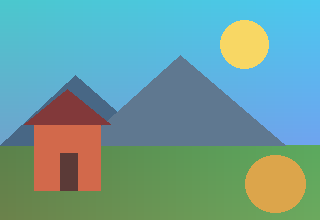
#> input picture week11-lab/week11_compression_image.png, 320 x 220 px
$ jupyter execute --allow-errors Week11_Clustering_Image_Compression_Anomaly_Detection_Practical.ipynb
#> lines starting #> are read from the running program, lines starting #| are printed output that depends on the picture; long printed decimals are rounded
# Week 11 — Practical Lab: Clustering and Anomaly Detection

### Learning outcomes
By the end, you should be able to (1) explain the K-means assignment and centroid-update steps, (2) measure distortion and assess initialization, (3) compress images using color quantization, (4) choose K based on downstream quality and size, (5) fit an independent-feature Gaussian anomaly detector, (6) choose a threshold without using the test labels, and (7) diagnose false alarms and missed anomalies.

### Student instructions
Run the notebook from top to bottom. **Complete every numbered TODO** and write short interpretations where requested. A TODO cell may contain a working baseline; your task is to extend or replace the indicated part. Do not use test labels for model or threshold selection. Random seeds are fixed for reproducibility.

**Files:** `week11_compression_image.png`, `week11_anomaly_train.csv`, `week11_anomaly_validation.csv`, `week11_anomaly_test.csv`. Put them in the same folder as this notebook. The notebook also provides a fallback image if the PNG is missing.

**Dependencies:** `numpy`, `pandas`, `matplotlib`, `scikit-learn`, `Pillow` (no TensorFlow required: these classical ML algorithms are implemented with NumPy/scikit-learn).

[cell 1]
# Setup — run this cell first
from pathlib import Path
import numpy as np
import pandas as pd
import matplotlib.pyplot as plt
from PIL import Image, ImageDraw
from sklearn.cluster import KMeans
from sklearn.metrics import precision_score, recall_score, f1_score, confusion_matrix, ConfusionMatrixDisplay
from sklearn.preprocessing import StandardScaler

SEED = 2026
rng = np.random.default_rng(SEED)
DATA_DIR = Path('.')
plt.rcParams['figure.figsize'] = (8, 4.5)
print('Ready. NumPy:', np.__version__)

---
# Part A — K-means clustering for image compression

An RGB image has shape `(height, width, 3)`. Each pixel is a three-dimensional vector `[R,G,B]`. K-means finds **K representative colors**; each original pixel is replaced by its nearest representative. The output is a *lossy* approximation, not a pixel-perfect reconstruction.

K-means minimizes the within-cluster sum of squared distances:

$$J = \frac{1}{m}\sum_{i=1}^{m}\left\|x^{(i)}-\mu_{c^{(i)}}\right\|_2^2,$$

where $m$ is the number of pixels, $c^{(i)}\in\{1,\dots,K\}$ is the cluster assignment for pixel $i$, and $\mu_k\in\mathbb{R}^3$ is centroid $k$.

[cell 2]
# Load the supplied image; fallback is generated locally if the PNG is missing.
image_path = DATA_DIR / 'week11_compression_image.png'
if image_path.exists():
    image = np.asarray(Image.open(image_path).convert('RGB'))
#> image is the input picture: shape (220, 320, 3); mean R, G, B 108.6, 157.7, 152.8
else:
    yy, xx = np.mgrid[:180, :260]
    image = np.stack([70+140*xx/260, 60+130*yy/180, 160+60*np.sin(xx/25)], axis=-1)
    image = np.uint8(np.clip(image, 0, 255))
print('Image shape:', image.shape)
#| Image shape: (220, 320, 3)
plt.imshow(image); plt.title('Original RGB image'); plt.axis('off'); plt.show()

### TODO 1 — Inspect image features
1. Print the image's height, width, channel count, and total number of pixels.
2. Reshape it to an array of shape `(m, 3)` and convert values to floating-point in `[0,1]`.
3. Print the first five RGB vectors and explain why pixels are *unlabeled* examples in this task.
4. Verify with an `assert` that the number of rows equals `height × width`.

[cell 3]
# TODO 1: replace/extend the starter code
height, width, channels = image.shape
pixels = image.reshape(-1, 3).astype(np.float64) / 255.0
print('Dimensions:', height, width, channels, '| Pixel count:', len(pixels))
#| Dimensions: 220 320 3 | Pixel count: 70400
print('First five RGB vectors:', pixels[:5])
#| First five RGB vectors: [[0.2941 0.7843 0.8039]
#|  [0.2941 0.7843 0.8039]
#|  [0.2941 0.7843 0.8039]
#|  [0.2941 0.7843 0.8039]
#|  [0.2941 0.7843 0.8039]]
assert pixels.shape == (height * width, 3)
# TODO: write a brief explanation in the Markdown cell below.

**TODO 1 explanation:** _Write your answer here._

### TODO 2 — Implement the K-means assignment step
1. Implement `assign_clusters(X, centroids)` using **squared Euclidean distance**.
2. Return a vector of length `m` with integer cluster indices `0` through `K−1`.
3. Do not use `sklearn` inside your implementation.
4. Verify the supplied two-point sanity check and explain why taking the square root is unnecessary.

[cell 4]
def assign_clusters(X, centroids):
    # TODO 2: calculate squared distances of shape (n_samples, K).
    # Hint: broadcasting: X[:, None, :] - centroids[None, :, :]
    squared_distances = np.sum((X[:, None, :] - centroids[None, :, :])**2, axis=2)
    return np.argmin(squared_distances, axis=1)

sample_X = np.array([[0., 0.], [9., 9.]])
sample_centroids = np.array([[1., 1.], [8., 8.]])
assert np.array_equal(assign_clusters(sample_X, sample_centroids), [0, 1])
print('Assignment check passed.')

### TODO 3 — Implement the centroid-update step
1. For each cluster, compute the arithmetic mean of the points assigned to it.
2. Handle an **empty cluster** explicitly: retain its previous centroid (or explain and implement another defensible strategy).
3. Check that the output has shape `(K, n_features)`.
4. Explain why moving a centroid to its assigned points' mean does not increase the squared-distance objective when assignments are fixed.

[cell 5]
def update_centroids(X, labels, old_centroids):
    # TODO 3: implement the update loop, including empty-cluster handling.
    new_centroids = old_centroids.copy()
    for k in range(len(old_centroids)):
        members = X[labels == k]
        if len(members) > 0:
            new_centroids[k] = members.mean(axis=0)
    return new_centroids

assert np.allclose(update_centroids(sample_X, np.array([0, 1]), sample_centroids), sample_X)
print('Centroid update check passed.')

### TODO 4 — Build one complete K-means run
1. Initialize K **distinct training examples** as centroids (sample without replacement).
2. Alternate assignment and centroid updates until labels stop changing or `max_iter` is reached.
3. Record the distortion after each full iteration, using the updated centroids and their nearest assignments.
4. Plot the objective across iterations and explain whether it is non-increasing (allowing small floating-point differences).
5. Try `K=6` on a random subset of 4,000 pixels for speed.

[cell 6]
def distortion(X, centroids):
    labels = assign_clusters(X, centroids)
    return np.mean(np.sum((X - centroids[labels])**2, axis=1))

def kmeans_from_scratch(X, K, seed=0, max_iter=30):
    # TODO 4: inspect and annotate the initialization/iteration/convergence logic.
#> called with X = array of shape (4000, 3), K = 6, seed = 2026, max_iter = 30
    local_rng = np.random.default_rng(seed)
    centroids = X[local_rng.choice(len(X), K, replace=False)].copy()
#> centroids = [[0.404, 0.675, 0.922], [0.357, 0.227, 0.216], [0.361, 0.714, 0.871], [0.388, 0.686, 0.812], [0.416, 0.596, 0.337], [0.341, 0.733, 0.824]]
    history = [distortion(X, centroids)]
#> in distortion, `labels = assign_clusters(X, centroids)`: labels = 4000 values, max 5 at index 2, min 0 at index 3, mean 3.43
#> history = [0.0414]
    previous_labels = None
    for iteration in range(max_iter):
        labels = assign_clusters(X, centroids)
        centroids = update_centroids(X, labels, centroids)
        history.append(distortion(X, centroids))
        if previous_labels is not None and np.array_equal(labels, previous_labels):
            break
        previous_labels = labels.copy()
#> after the loop, centroids = [[0.387, 0.688, 0.92], [0.464, 0.225, 0.224], [0.317, 0.759, 0.905], [0.373, 0.703, 0.83], [0.487, 0.548, 0.394], [0.322, 0.754, 0.84]]; history = [0.0414, 0.0349, 0.0349, 0.0348, 0.0348, 0.0348, 0.0348, 0.0348, 0.0348, 0.0348, 0.0348]
    return centroids, np.array(history)

subset = pixels[rng.choice(len(pixels), 4000, replace=False)]
centers_scratch, objective_history = kmeans_from_scratch(subset, K=6, seed=SEED)
#> centers_scratch has the same summary as centroids in kmeans_from_scratch; objective_history has the same summary as history in kmeans_from_scratch
plt.plot(np.arange(len(objective_history)), objective_history, marker='o')
plt.xlabel('Iteration'); plt.ylabel('Mean squared color distortion'); plt.title('K-means objective'); plt.show()
#> after `plt.xlabel('Iteration')`:
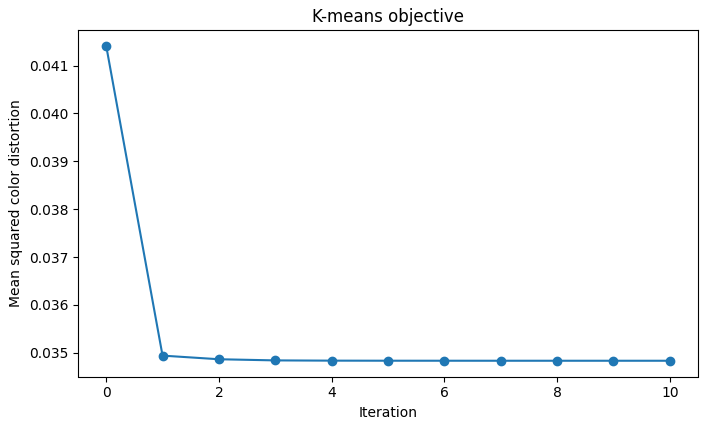
#> figure drawn by matplotlib, 1 panel; curve peaks at x = 0, y = 0.0414
print('Initial / final distortion:', objective_history[0], objective_history[-1])
#| Initial / final distortion: 0.04142 0.03483

### TODO 5 — Compare random initializations
1. Run your implementation with **at least 10 different seeds** using the same `K=6` and pixel subset.
2. Record each run's final distortion, then report the minimum, median, and maximum.
3. Plot final distortion against seed.
4. Explain why selecting the run with the **lowest distortion** is preferable to running K-means once, and distinguish *number of restarts* from *number of clusters*.

[cell 7]
# TODO 5: change range(10) to a larger set if desired.
seeds = range(10)
final_costs = []
for seed in seeds:
    _, hist = kmeans_from_scratch(subset, K=6, seed=seed)
    final_costs.append(hist[-1])
#> this loop made 10 passes
#> after the loop, final_costs = [0.00638, 0.0101, 0.0348, 0.0067, 0.024, 0.0067, 0.00661, 0.00616, 0.0388, 0.0101]
plt.plot(list(seeds), final_costs, 'o-'); plt.xlabel('Random seed'); plt.ylabel('Final distortion'); plt.show()
#> after `plt.plot(list(seeds), final_costs, 'o-')`:
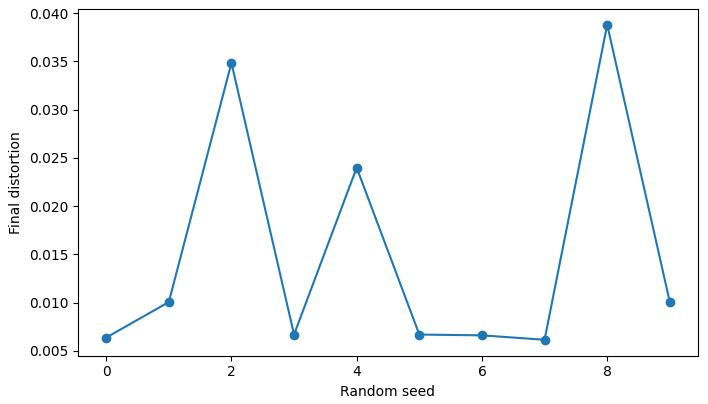
#> figure drawn by matplotlib, 1 panel; curve peaks at x = 8, y = 0.0388
print('Min / median / max:', np.min(final_costs), np.median(final_costs), np.max(final_costs))
#| Min / median / max: 0.006159 0.008382 0.03879

### TODO 6 — Compress the image with scikit-learn
1. Fit `KMeans(n_clusters=K, random_state=SEED, n_init=10)` to RGB pixel vectors, for `K=8`.
2. Replace each pixel with the RGB centroid corresponding to its cluster label.
3. Reshape the compressed pixels back to `(height, width, 3)` and display original and compressed images side by side.
4. Report mean squared error (MSE) between original and reconstructed RGB arrays.
5. Explain why the compressed image has no more than K unique RGB colors.

[cell 8]
# TODO 6: experiment with K and inspect the quantized image.
def compress_image(rgb_pixels, image_shape, K, seed=SEED):
#> called with rgb_pixels = array of shape (70400, 3), image_shape = (220, 320, 3), K = 8, seed = 2026
    model = KMeans(n_clusters=K, random_state=seed, n_init=10)
    labels = model.fit_predict(rgb_pixels)
    reconstructed = model.cluster_centers_[labels].reshape(image_shape)
    return np.clip(reconstructed, 0, 1), model

compressed8, model8 = compress_image(pixels, image.shape, K=8)
fig, axes = plt.subplots(1, 2, figsize=(11, 4))
axes[0].imshow(image); axes[0].set_title('Original')
axes[1].imshow(compressed8); axes[1].set_title('K-means: K=8')
for ax in axes: ax.axis('off')
plt.show()
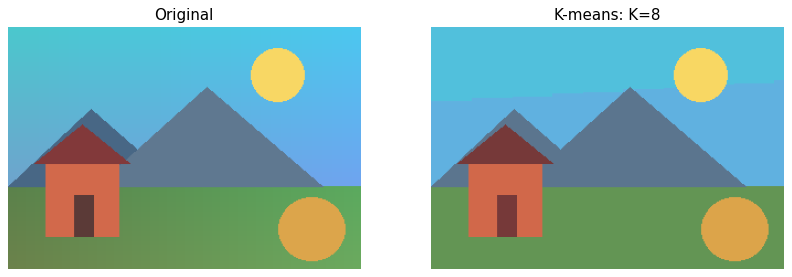
#> figure drawn by matplotlib, 2 panels
print('RGB MSE:', np.mean((pixels - compressed8.reshape(-1, 3))**2))
#| RGB MSE: 0.0007496

### TODO 7 — Choose K: elbow method and downstream quality
1. Evaluate at least `K ∈ {2, 4, 8, 16, 32}` using a **fixed pixel subset** for efficient model fitting.
2. Plot training distortion against K (elbow curve).
3. Reconstruct the **full image** with each fitted model and show the results in a row.
4. Compute reconstruction MSE for the full image.
5. Select a K that balances visual quality and the number of colors; explain why minimizing distortion alone favors larger K.

[cell 9]
# TODO 7: inspect each image and justify your chosen K.
Ks = [2, 4, 8, 16, 32]
models = {}
fit_costs, full_mses = [], []
fig, axes = plt.subplots(1, len(Ks), figsize=(16, 3.5))
for ax, K in zip(axes, Ks):
    model = KMeans(n_clusters=K, random_state=SEED, n_init=5).fit(subset)
    labels_all = model.predict(pixels)
    recon = np.clip(model.cluster_centers_[labels_all].reshape(image.shape), 0, 1)
    models[K] = model
    fit_costs.append(model.inertia_ / len(subset))
    full_mses.append(np.mean((pixels - recon.reshape(-1, 3))**2))
    ax.imshow(recon); ax.set_title(f'K={K}'); ax.axis('off')
#> this loop made 5 passes
#> pass 1, `recon = np.clip(model.cluster_centers_[labels_all].reshape(image.shape..`:
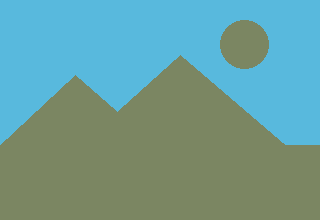
#> recon: shape (220, 320, 3) float64; mean R, G, B 0.424, 0.618, 0.599
#> pass 2, `recon = np.clip(model.cluster_centers_[labels_all].reshape(image.shape..`:
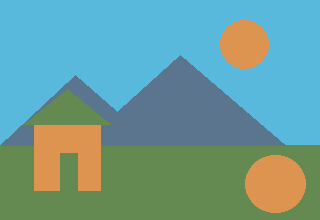
#> recon: shape (220, 320, 3) float64; mean R, G, B 0.426, 0.618, 0.598
#> after the loop, fit_costs = [0.0403, 0.0111, 0.00227, 0.000462, 0.000144]; full_mses = [0.0137, 0.00379, 0.00075, 0.000159, 5.01e-05]; models = 5 items
plt.show()
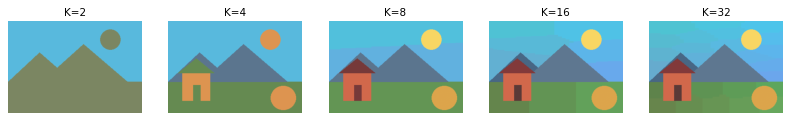
#> figure drawn by matplotlib, 5 panels
plt.plot(Ks, fit_costs, 'o-', label='Fit distortion')
plt.plot(Ks, full_mses, 's--', label='Full-image MSE')
plt.xlabel('K (colors)'); plt.ylabel('Mean squared RGB error'); plt.legend(); plt.show()
#> (the rest of the program and of its run is left out)
